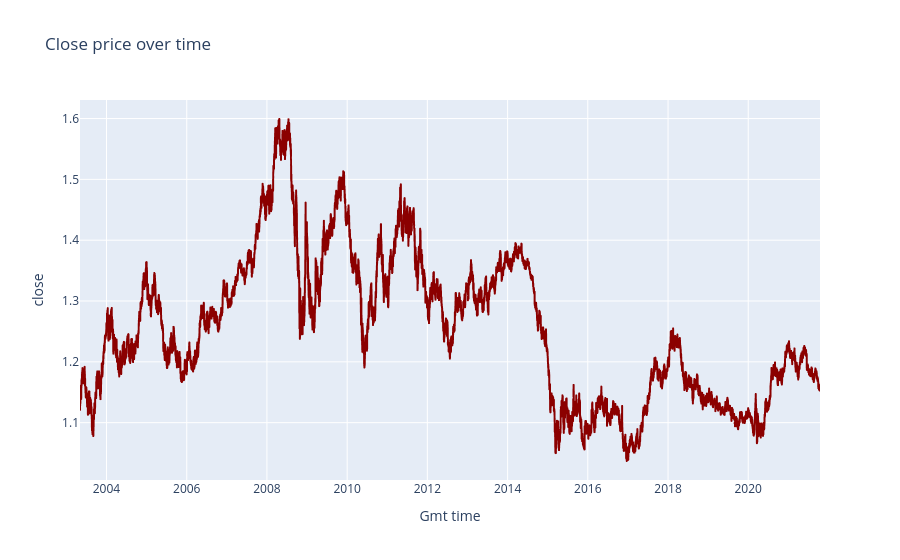

The notebook cell saved with this chart:
### Code cell
fig = px.line(df,
              x = "Gmt time",
              y = "close",
              title = "Close price over time", 
)

fig.update_traces(line_color="darkred")
fig.show()

### Figure 1 — Plotly figure (JSON) as saved in the notebook; plotly's stock layout.template omitted (floating-point values rounded to 4 significant figures; data arrays with more than 128 entries replaced by an {"elided": "..."} marker saying what was removed)
{"data": [{"hovertemplate": "Gmt time=%{x}<br>close=%{y}<extra></extra>", "legendgroup": "", "line": {"color": "darkred", "dash": "solid"}, "marker": {"symbol": "circle"}, "mode": "lines", "name": "", "showlegend": false, "type": "scattergl", "x": {"elided": "28860 str values"}, "xaxis": "x", "y": {"elided": "28860 float values"}, "yaxis": "y"}], "layout": {"legend": {"tracegroupgap": 0}, "title": {"text": "Close price over time"}, "xaxis": {"anchor": "y", "domain": [0, 1], "title": {"text": "Gmt time"}}, "yaxis": {"anchor": "x", "domain": [0, 1], "title": {"text": "close"}}}}
